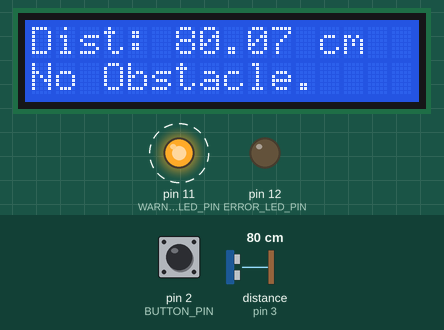
This sketch was run on a simulated Arduino Uno, built with avr-gcc and run on an emulated ATmega328P. Parts: 16×2 character LCD, output pins drawn as LEDs (lit = HIGH). Wiring (inferred from the names in the program): ultrasonic range finder: trigger pin 4; echo pin 3. Dashed ring = blinking. The inputs (shaded band) are chosen by the test bench; at power-on: distance to the obstacle (sensor on pin 3) 80 cm, pin 2 (BUTTON_PIN) HIGH. The echo pulse lasts 58.3 µs per cm; pins used as bus, display or sensor lines are not drawn.

Above: at 1.49 s.
2.3 s: distance to the obstacle (sensor on pin 3) set to 12 cm
At 2.57 s:
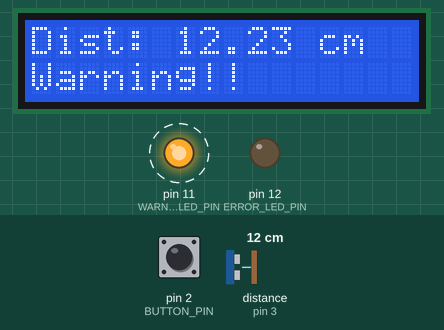
At 2.97 s:
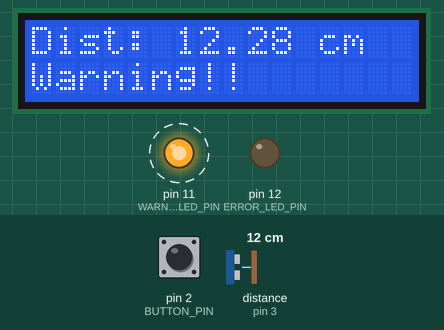
4.3 s: distance to the obstacle (sensor on pin 3) set to 9 cm
At 4.65 s:
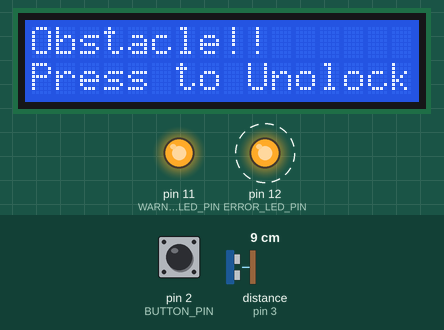
Timing chart, 0 to 12.6 s (numbered marks = the images above; inputs shaded):
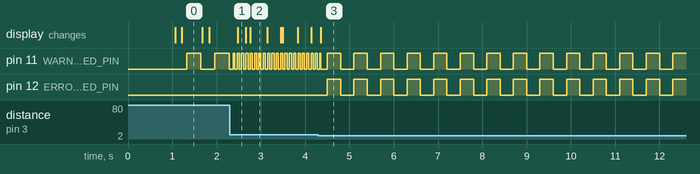

Measured:
- the behaviour switches between 11 and 10 cm on distance to the obstacle (sensor on pin 3) (found by bisection; images 2 and 3)
- after the input at 2.3 s, pin 11 (WARNING_LED_PIN): alternates HIGH for 0.05 s and LOW for 0.05 s, starting after 0.07 s; the display: changes after 0.18 s (image 1)
- after the input at 4.3 s, pin 12 (ERROR_LED_PIN): alternates HIGH for 0.30 s and LOW for 0.30 s, starting after 0.20 s; the display: changes after 0.05 s (image 3)
- by itself, pin 11 (WARNING_LED_PIN): alternates HIGH for 0.32 s and LOW for 0.32 s
- what the display in image 0 shows lasts 0.5 s, from 1.2 s to 1.7 s

The sketch:

obstacle_detection_project.ino
```cpp
#include <LiquidCrystal.h>
#include <IRremote.h>

#define  ECHO_PIN 3
#define TRIGGER_PIN 4
#define WARNING_LED_PIN 11
#define ERROR_LED_PIN 12
#define BUTTON_PIN 2
#define LCD_RS_PIN A5
#define LCD_E_PIN A4
#define LCD_D4_PIN 6
#define LCD_D5_PIN 7
#define LCD_D6_PIN 8
#define LCD_D7_PIN 9
#define IR_RECEIVE_PIN 5


#define LOCK_DISTANCE 10.0
#define WARNING_DISTANCE 50.0
#define IR_BUTTON_PLAY
#define IR_BUTTON_OFF
#define IR_BUTTON_EQ
#define IR_BUTTON_UP
#define IR_BUTTON_DOWN


// LiquidCrystal

LiquidCrystal lcd(LCD_RS_PIN, LCD_E_PIN, LCD_D4_PIN, LCD_D5_PIN, LCD_D6_PIN, LCD_D7_PIN);

// Ultrasonic
unsigned long lastTimeUltrasonicTrigger = millis();
unsigned long ultrasonicTriggerDelay = 60;


volatile unsigned long pulseInTimeBegin;
volatile unsigned long pulseInTimeEnd;
volatile bool newDistanceAvailable = false;
double prevDistance = 400;

// warning LED
unsigned long lastTimeWarningLEDBlinked = millis();
unsigned long warningLEDDelay = 500;
byte warningLEDState = LOW;


// error LED
unsigned long lastTimeErrorLEDBlinked = millis();
unsigned long errorLEDDelay = 300;
byte errorLEDState = LOW;
bool isLocked = false;

// BUTTON
unsigned long lastTimeButtonChanged = millis();
unsigned long  buttonDebounceDelay = 50;
// byte buttonState;
byte buttonState = HIGH;


void setup() {
Serial.begin(115200);
lcd.begin(16,2);
IrReceiver.begin(IR_RECEIVE_PIN);
pinMode(ECHO_PIN, INPUT);
pinMode(WARNING_LED_PIN, OUTPUT);
pinMode(ERROR_LED_PIN, OUTPUT);
pinMode(BUTTON_PIN, INPUT);
pinMode(TRIGGER_PIN, OUTPUT);
attachInterrupt(digitalPinToInterrupt(ECHO_PIN),
echoPinInterrupt,
CHANGE);

buttonState = digitalRead(BUTTON_PIN);
lcd.print("Initializing...");
delay(1000);
lcd.clear();
}

void loop()
{
  unsigned long timeNow = millis();


  if(isLocked){
    if(timeNow - lastTimeErrorLEDBlinked > errorLEDDelay){
      lastTimeErrorLEDBlinked += errorLEDDelay;
      toggleErrorLED();
      toggleWarningLED();

    }

    if(timeNow - lastTimeButtonChanged > buttonDebounceDelay){
      byte newButtonState  = digitalRead(BUTTON_PIN);
      if(newButtonState != buttonState){
        lastTimeButtonChanged = timeNow;
          unlock();
      }
    }
  }

  else {


    if(timeNow - lastTimeUltrasonicTrigger > ultrasonicTriggerDelay){
      lastTimeUltrasonicTrigger += ultrasonicTriggerDelay;
      triggerUltrasonicSensor();
    }


    if(timeNow - lastTimeWarningLEDBlinked > warningLEDDelay){
      lastTimeWarningLEDBlinked += warningLEDDelay;
      toggleWarningLED();
    }

    if(newDistanceAvailable){
    double distance = getUltrasonicDistance();
    setWarningLEDBlinkRateFromDistance(distance);
    printDistanceOnLCD(distance);
    if(distance < LOCK_DISTANCE){
      lock();
    printDistanceOnLCD(distance);

      }
    }
  }

  // Receive signals at any time
  if(IrReceiver.decode()){
    IrReceiver.resume();
    long command = IrReceiver.decodedIRData.command;
    Serial.println(command);
  }

}


void triggerUltrasonicSensor(){
  digitalWrite(TRIGGER_PIN, LOW);
  delayMicroseconds(2);
  digitalWrite(TRIGGER_PIN, HIGH);
  delayMicroseconds(10);
  digitalWrite(TRIGGER_PIN, LOW);
}

double getUltrasonicDistance(){
  double durationMicros = pulseInTimeEnd - pulseInTimeBegin;
  double distance = durationMicros / 58.0;
  if(distance > 400) return prevDistance;

  distance = prevDistance * 0.60 + distance * 0.40;
  prevDistance = distance;
  return distance;
}

void echoPinInterrupt(){
  if(digitalRead(ECHO_PIN) == HIGH){
      pulseInTimeBegin = micros();
  }
  else{
    pulseInTimeEnd = micros();
    newDistanceAvailable = true;
  }
}

void toggleErrorLED(){
  errorLEDState = (errorLEDState == LOW) ? HIGH : LOW;
  digitalWrite(ERROR_LED_PIN, errorLEDState);
}

void toggleWarningLED(){
  warningLEDState = (warningLEDState == LOW) ? HIGH : LOW;
  digitalWrite(WARNING_LED_PIN, warningLEDState);
}
void setWarningLEDBlinkRateFromDistance(double distance){
  warningLEDDelay = distance * 4;
}


void lock(){
  if(!isLocked){
    isLocked = true;
    warningLEDState= LOW;
    errorLEDState = LOW;
  }
}

void unlock(){
  if(isLocked){
    isLocked = false;
    errorLEDState = LOW;
    digitalWrite(ERROR_LED_PIN, errorLEDState);
  }
}

void printDistanceOnLCD(double distance){
  if (isLocked){
  lcd.setCursor(0,0);
  lcd.print("Obstacle!!      ");
  lcd.setCursor(0,1);
  lcd.print("Press to Unolock");


  }
  else{
  lcd.setCursor(0, 0);
    lcd.print("Dist: ");
    lcd.print(distance);
    lcd.print(" cm     ");
    lcd.setCursor(0, 1);

    if(distance > WARNING_DISTANCE){
      lcd.print("No Obstacle.              ");
    }
    else{
      lcd.print("Warning!!           ");
    }

    // lcd.clear();
  }
}
```

my_trail.ino
```cpp

```
